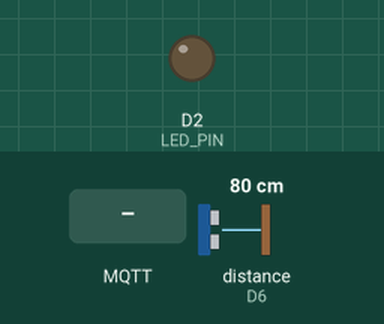
A sketch run on a simulated ESP8266 (NodeMCU). Parts: output pins drawn as LEDs (lit = HIGH). Wiring (inferred from the names in the program): ultrasonic range finder: trigger D5; echo D6. The test bench sets the inputs (shaded band); at power-on: distance to the obstacle (sensor on D6) 80 cm. The echo pulse lasts 58.3 µs per cm; WiFi joins after 1.5 s; servers stay silent unless stated; no MQTT or app messages arrive unless stated; pins used as bus, display or sensor lines are not drawn; what the sketch prints to the serial monitor is not drawn.

Above: at 4.4 s.
4.5 s: distance to the obstacle (sensor on D6) set to 4 cm
6.8 s: distance to the obstacle (sensor on D6) set to 2 cm
10.8 s: MQTT message "on" arrives on the first subscribed topic
At 11.3 s:
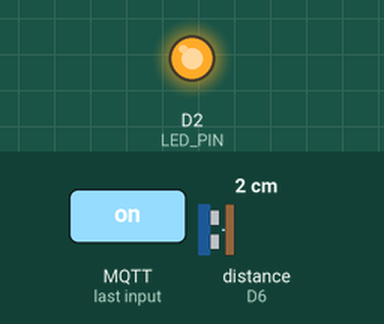
12.3 s: MQTT message "off" arrives on the first subscribed topic
At 13.7 s:
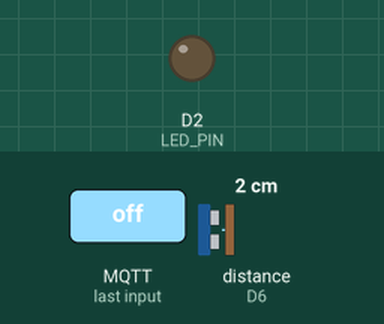
Timing chart, 0 to 14.8 s (numbered marks = the images above; inputs shaded):
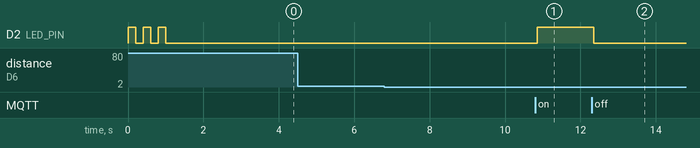

The sketch:

ex7_hcsr04.ino
```cpp
// Activite 15 - Exercice 7 : ajout d'un capteur ultrason HC-SR04 (avec debug)
// Carte : NodeMCU ESP8266 (compatible ESP32) | Moniteur serie : 115200 bauds
//
// Cablage :
//   HC-SR04 VCC  -> VIN (5 V)          HC-SR04 GND  -> GND
//   HC-SR04 TRIG -> D5 (GPIO14)
//   HC-SR04 ECHO -> D6 (GPIO12) via pont diviseur 1k (ECHO->point) + 2k (point->GND), point -> D6
//   LED (anode)  -> D2 (GPIO4) via resistance 220 ohm -> GND
//
// Topics MQTT :
//   room/lamp      (abonne)  on/off : commande manuelle de la LED
//   room/auto      (abonne)  on/off : mode automatique (LED allumee si objet proche)
//   room/distance  (publie)  distance en cm
//   room/presence  (publie)  1 = objet proche, 0 = rien
#if defined(ESP8266)
  #include <ESP8266WiFi.h>
#else
  #include <WiFi.h>
#endif
#include <PubSubClient.h>

const char* WIFI_SSID   = "Jamila's S25";
const char* WIFI_PASS   = "wedonotcarelol";
const char* MQTT_SERVER = "172.22.128.19";   // IP du PC (ipconfig)
const int   MQTT_PORT   = 1883;

const char* T_LAMP     = "room/lamp";
const char* T_AUTO     = "room/auto";
const char* T_DISTANCE = "room/distance";
const char* T_PRESENCE = "room/presence";

const int LED_PIN  = 4;    // D2
const int TRIG_PIN = 14;   // D5
const int ECHO_PIN = 12;   // D6

const float SEUIL_ON  = 20.0;  // cm : en dessous -> presence
const float SEUIL_OFF = 25.0;  // cm : au dessus  -> fin de presence (hysteresis)
const unsigned long PERIODE_MESURE = 500;   // ms

WiFiClient espClient;
PubSubClient client(espClient);

bool autoMode = false;
bool presence = false;
unsigned long dernierePulse = 0;
unsigned long nbOk = 0, nbKo = 0;   // statistiques de mesure

void setLed(bool on) { digitalWrite(LED_PIN, on ? HIGH : LOW); }

// ---------------------------------------------------------------- capteur
// Distance en cm, ou -1 si mesure invalide (pas d'echo / impulsion trop courte)
float mesureDistance() {
  digitalWrite(TRIG_PIN, LOW);  delayMicroseconds(2);
  digitalWrite(TRIG_PIN, HIGH); delayMicroseconds(10);
  digitalWrite(TRIG_PIN, LOW);
  dernierePulse = pulseIn(ECHO_PIN, HIGH, 30000UL);   // timeout 30 ms (~5 m)
  if (dernierePulse < 120) return -1;                 // < ~2 cm : impossible pour un HC-SR04
  return dernierePulse * 0.0343f / 2.0f;
}

float distanceFiltree() {
  float somme = 0; int n = 0;
  for (int i = 0; i < 3; i++) {
    float d = mesureDistance();
    if (d > 0) { somme += d; n++; }
    delay(15);
  }
  return n ? somme / n : -1;
}

// Autotest au demarrage : niveau de repos de ECHO + 5 declenchements avec impulsions brutes
void autotestCapteur() {
  Serial.println("\n[TEST] === Autotest HC-SR04 ===");
  pinMode(ECHO_PIN, INPUT);
  Serial.print("[TEST] Niveau de repos ECHO (D6) = "); Serial.print(digitalRead(ECHO_PIN));
  Serial.println("  (attendu : 0)");
  if (digitalRead(ECHO_PIN) == 1)
    Serial.println("[TEST] ECHO reste a 1 au repos : court-circuit vers 3V3/5V ou diviseur mal cable");

  int valides = 0;
  for (int i = 1; i <= 5; i++) {
    float d = mesureDistance();
    Serial.print("[TEST] Essai "); Serial.print(i);
    Serial.print(" : impulsion = "); Serial.print(dernierePulse); Serial.print(" us -> ");
    if (d > 0) { Serial.print(d, 1); Serial.println(" cm  OK"); valides++; }
    else if (dernierePulse == 0) Serial.println("aucun signal (timeout) : ECHO non connecte ou capteur non alimente");
    else Serial.println("trop court (bruit) : capteur muet, verifier VCC=5V, TRIG, ECHO, GND");
    delay(100);
  }
  Serial.print("[TEST] Resultat : "); Serial.print(valides); Serial.println("/5 mesures valides");
  Serial.println(valides >= 3 ? "[TEST] Capteur OK" : "[TEST] Capteur NON FONCTIONNEL -> voir cablage");
}

// ---------------------------------------------------------------- reseau
void scan_wifi() {
  Serial.println("[DEBUG] Scan des reseaux visibles par l'ESP :");
  int n = WiFi.scanNetworks();
  for (int i = 0; i < n; i++) {
    Serial.print("  - '"); Serial.print(WiFi.SSID(i)); Serial.print("' ");
    Serial.print(WiFi.RSSI(i)); Serial.print(" dBm, canal "); Serial.println(WiFi.channel(i));
  }
  if (n == 0) Serial.println("  (aucun reseau trouve)");
}

void setup_wifi() {
  Serial.print("Connexion WiFi a "); Serial.println(WIFI_SSID);
  WiFi.mode(WIFI_STA);
  WiFi.begin(WIFI_SSID, WIFI_PASS);
  int tries = 0;
  while (WiFi.status() != WL_CONNECTED) {
    delay(500); Serial.print(".");
    if (++tries % 20 == 0) {
      Serial.print("\n[DEBUG] WiFi status="); Serial.print(WiFi.status());
      Serial.println(" (1=SSID introuvable, 4=echec/mauvais mot de passe, 6=deconnecte)");
      if (WiFi.status() == 1) scan_wifi();
      WiFi.begin(WIFI_SSID, WIFI_PASS);
    }
  }
  Serial.print("\nWiFi OK, IP ESP : "); Serial.println(WiFi.localIP());
  Serial.print("RSSI : "); Serial.print(WiFi.RSSI()); Serial.println(" dBm");
  Serial.print("Broker MQTT vise : "); Serial.print(MQTT_SERVER);
  Serial.print(":"); Serial.println(MQTT_PORT);
}

void callback(char* topic, byte* payload, unsigned int length) {
  String msg;
  for (unsigned int i = 0; i < length; i++) msg += (char)payload[i];
  msg.trim();
  Serial.print("[MQTT] "); Serial.print(topic); Serial.print(" = "); Serial.println(msg);

  if (String(topic) == T_LAMP) {
    if (msg.equalsIgnoreCase("on"))       { setLed(true);  Serial.println("[DEBUG] LED -> ON"); }
    else if (msg.equalsIgnoreCase("off")) { setLed(false); Serial.println("[DEBUG] LED -> OFF"); }
    else Serial.println("[DEBUG] message ignore (attendu : on / off)");
  } else if (String(topic) == T_AUTO) {
    autoMode = msg.equalsIgnoreCase("on");
    Serial.print("[DEBUG] Mode automatique : "); Serial.println(autoMode ? "ON" : "OFF");
    if (!autoMode) setLed(false);
  }
}

void reconnect() {
  while (!client.connected()) {
    Serial.print("Connexion MQTT...");
#if defined(ESP8266)
    String id = "esp8266-" + String(ESP.getChipId(), HEX);
#else
    String id = "esp32-" + String((uint32_t)ESP.getEfuseMac(), HEX);
#endif
    if (client.connect(id.c_str())) {
      Serial.println("OK");
      client.subscribe(T_LAMP);
      client.subscribe(T_AUTO);
      Serial.print("Abonne a "); Serial.print(T_LAMP); Serial.print(" et "); Serial.println(T_AUTO);
    } else {
      Serial.print("echec rc="); Serial.print(client.state());
      Serial.println("  (-2=broker injoignable: IP/pare-feu, -4=timeout, 5=non autorise)");
      Serial.print("[DEBUG] WiFi="); Serial.print(WiFi.status() == WL_CONNECTED ? "OK" : "PERDU");
      Serial.print(" IP="); Serial.println(WiFi.localIP());
      delay(2000);
    }
  }
}

// ---------------------------------------------------------------- programme
void setup() {
  Serial.begin(115200);
  pinMode(LED_PIN, OUTPUT);
  pinMode(TRIG_PIN, OUTPUT);
  pinMode(ECHO_PIN, INPUT);
  setLed(false);
  Serial.println("\n=== Exercice 7 : HC-SR04 ===");

  // Test LED : 3 clignotements
  for (int i = 0; i < 3; i++) { setLed(true); delay(200); setLed(false); delay(200); }
  Serial.println("[DEBUG] Test LED termine (pas de clignotement : verifier cablage/polarite/pin D2)");

  autotestCapteur();
  setup_wifi();
  client.setServer(MQTT_SERVER, MQTT_PORT);
  client.setCallback(callback);
}

void loop() {
  if (!client.connected()) reconnect();
  client.loop();

  static unsigned long last = 0;
  if (millis() - last < PERIODE_MESURE) return;
  last = millis();

  float d = distanceFiltree();
  if (d < 0) {
    nbKo++;
    Serial.print("[DEBUG] Mesure invalide (impulsion ECHO = "); Serial.print(dernierePulse);
    Serial.println(" us). Verifier : VCC=5V (VIN), TRIG->D5, ECHO->D6 (via diviseur), GND commun");
  } else {
    nbOk++;
    Serial.print("Distance : "); Serial.print(d, 1); Serial.println(" cm");
    char buf[12];
    dtostrf(d, 1, 1, buf);
    bool ok = client.publish(T_DISTANCE, buf);
    if (!ok) Serial.println("[DEBUG] ECHEC publication MQTT room/distance");

    bool nouvelle = presence ? (d < SEUIL_OFF) : (d < SEUIL_ON);
    if (nouvelle != presence) {
      presence = nouvelle;
      client.publish(T_PRESENCE, presence ? "1" : "0");
      Serial.print("[DEBUG] Presence : "); Serial.println(presence ? "OUI" : "NON");
      if (autoMode) { setLed(presence); Serial.println(presence ? "[DEBUG] Auto : LED ON" : "[DEBUG] Auto : LED OFF"); }
    }
  }

  static unsigned long hb = 0;
  if (millis() - hb > 5000) {   // battement de coeur toutes les 5 s
    hb = millis();
    Serial.print("[DEBUG] vivant | WiFi="); Serial.print(WiFi.status() == WL_CONNECTED);
    Serial.print(" MQTT="); Serial.print(client.connected());
    Serial.print(" auto="); Serial.print(autoMode);
    Serial.print(" mesures OK/KO="); Serial.print(nbOk); Serial.print("/"); Serial.println(nbKo);
  }
}
```

Measured:
- after the input at 4.5 s, every drawn part: stays the same
- after the input at 6.8 s, every drawn part: stays the same
- after the input at 10.8 s, D2 (LED_PIN): LOW → HIGH after 0.05 s
- after the input at 12.3 s, D2 (LED_PIN): HIGH → LOW after 0.05 s
